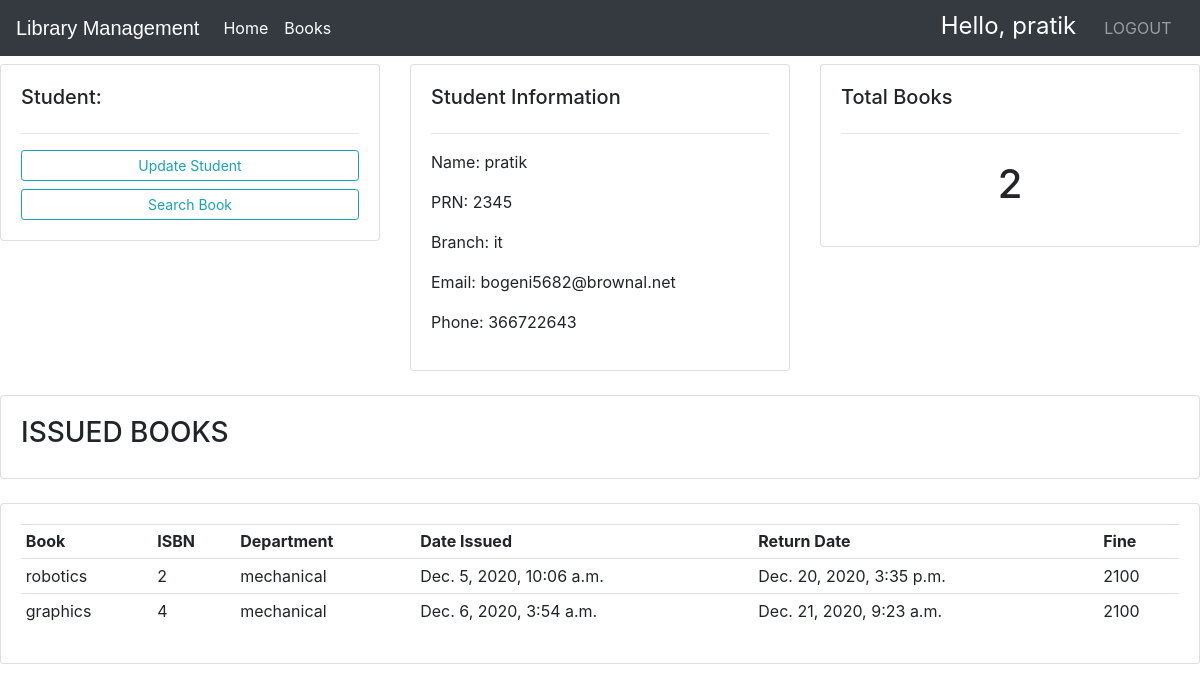
Page /user/ (signed in) on the committed database.
### library/models.py (models this page shows, shortened)
class Student(models.Model):
    deptchoice= [
        ('Computer', 'Computer'),
        ('Mechanical', 'Mechanical'),
        ('ENTC', 'ENTC'),
        ('Civil', 'Civil'),
        ('IT', 'IT'),
        ]
    user = models.OneToOneField(User, null=True, on_delete=models.CASCADE)
    prn_no = models.CharField(max_length=10,unique=True)
    name = models.CharField(max_length=40)
    branch = models.CharField(max_length=30,choices=deptchoice)
    email = models.EmailField(unique=True)
    contact_no = models.CharField(max_length=10)
    total_books_due=models.IntegerField(default=0)

class Book(models.Model):
    deptchoice= [
        ('Computer', 'Computer'),
        ('Mechanical', 'Mechanical'),
        ('ENTC', 'ENTC'),
        ('Civil', 'Civil'),
        ('IT', 'IT'),
        ]
    STATUS = [
        ('Available','Available'),
        ('Not Available','Not Available')
    ]
    title = models.CharField(max_length=30)
    isbn = models.PositiveIntegerField(unique=True)
    author = models.CharField(max_length=40)
    department = models.CharField(max_length=30,choices=deptchoice)
    status = models.CharField(max_length=20,null=True,choices=STATUS,default='Available')

class IssueBook(models.Model):
    student = models.ForeignKey('Student', on_delete=models.CASCADE)
    book = models.ForeignKey('Book', on_delete=models.CASCADE)
    issue_date = models.DateTimeField(auto_now=True)
    return_date = models.DateTimeField(default=get_expiry)

### library/decorators.py (the view)
		def wrapper_func(request, *args, **kwargs):
			group = None
			if request.user.groups.exists():
				group = request.user.groups.all()[0].name
			if group in allowed_roles:
				return view_func(request, *args, **kwargs)
			else:
				return HttpResponse('You are not authorized to view this page')

### library/views.py (called while the page is built)
@login_required(login_url='login')
@allowed_users(allowed_roles=['student'])
def userPage(request):
    book_issued = request.user.student.issuebook_set.all()
    book_count = book_issued.count()
    li2=[]
    for ib in book_issued:
        books=models.Book.objects.filter(isbn=ib.book.isbn)
        days=(datetime.now(timezone.utc)-ib.issue_date)
        print(date.today())
        d=days.days
        fine=0
        if d>1:
            day=d-1
            fine=day*10
        t = (ib.book.title,ib.book.isbn,ib.book.department,ib.issue_date,ib.return_date,fine)
        li2.append(t)
    context = {'book_issued':book_issued,'book_count':book_count,'li2':li2}
    return render(request,'library/user.html', context)

### library/templates/library/user.html (shortened to what this page needs)
{%  extends 'library/main.html' %}
{% block content %}
	<br>
<div class="row">
	<div class="col-md">
		<div class="card card-body">
			<h5>Student:</h5>
			<hr>
			<a class="btn btn-outline-info  btn-sm btn-block" href="{% url 'updatestudent' request.user.student.id %}">Update Student</a>
			<a class="btn btn-outline-info  btn-sm btn-block" href="{% url 'viewbook' %}">Search Book</a>
		</div>
	</div>
	<div class="col-md">
		<div class="card card-body">
			<h5>Student Information</h5>
            <hr>
            <p>Name: {{request.user.student.name}} </p>
            <p>PRN: {{request.user.student.prn_no}} </p>
            <p>Branch: {{request.user.student.branch}} </p>
			<p>Email: {{request.user.student.email}} </p>
			<p>Phone: {{request.user.student.contact_no}} </p>
		</div>
	</div>
	<div class="col-md">
		<div class="card card-body">
			<h5>Total Books</h5>
			<hr>
			<h1 style="text-align: center;padding: 10px">{{book_count}}</h1>
		</div>
	</div>
</div>
<br>
<div class="row">
	<div class="col">
		<div class="card card-body">
			<form method="get">
		    <h3>ISSUED BOOKS</h3>
		  </form>
		</div>
	</div>
</div>
<br>
<div class="row">
	<div class="col-md">
		<div class="card card-body">
			<table class="table table-sm">
				<tr>
                    <th>Book</th>
                    <th>ISBN</th>
					<th>Department</th>
					<th>Date Issued</th>
					<th>Return Date</th>
					<th>Fine</th>
				</tr>
				{% for t in li2 %}
				<tr>
					<td>{{t.0}}</td>
					<td>{{t.1}}</td>
					<td>{{t.2}}</td>
                    <td>{{t.3}}</td>
					<td>{{t.4}}</td>
					<td>{{t.5}}</td>
				</tr>
				{% endfor %}
			</table>
		</div>
	</div>
</div>
{% endblock %}

### library/templates/library/navbaradmin.html (shortened to what this page needs)
<!DOCTYPE html>
<html lang="en">
<head>
<link rel="stylesheet" href="https://stackpath.bootstrapcdn.com/bootstrap/4.3.1/css/bootstrap.min.css">
<link rel="stylesheet" href="https://maxcdn.bootstrapcdn.com/font-awesome/4.7.0/css/font-awesome.min.css">
</head>
<body>
<div class="bs-example">
    <nav class="navbar navbar-expand-md bg-dark navbar-dark fixed-top">
        <a href="/" class="navbar-brand">Library Management</a>
        <div class="collapse navbar-collapse justify-content-between" id="navbarCollapse">
            <div class="navbar-nav">
                <a href="/" class="nav-item nav-link active">Home</a>
                <li class="nav-item active">
                <a href="{% url 'viewbook' %}" class="nav-item nav-link active">Books</a>
              </li>
            </div>
            <div class="navbar-nav">
                <span class="hello-msg">Hello, {{request.user}}</span>
                <a href="{% url 'logout' %}" class="nav-item nav-link">LOGOUT</a> &nbsp
            </div>
        </div>
    </nav>
</div>
</body>
</html>

### library/static/css/main.css (style rules this page uses)
body { background-color: #ebeff5; }

### library/templates/library/navbaradmin.html (style rules this page uses)
.bs-example { margin: 0px; }
.navbar-brand { font-size: 20px; font-family: sans-serif; }
.hello-msg { font-size: 24px; color: #fff; margin-right: 20px; }

### rows in the picture
Book: title "robotics", department "mechanical"
IssueBook: issue_date "Dec. 5, 2020, 10:06 a.m.", return_date "Dec. 20, 2020, 3:35 p.m."
Book: title "graphics", department "mechanical"
IssueBook: issue_date "Dec. 6, 2020, 3:54 a.m.", return_date "Dec. 21, 2020, 9:23 a.m."

### other values in the picture
{{ request.user }} "pratik"
{{ request.user.student.name }} "pratik"
{{ request.user.student.prn_no }} "2345"
{{ request.user.student.branch }} "it"
{{ request.user.student.email }} "bogeni5682@brownal.net"
{{ request.user.student.contact_no }} "366722643"
{{ book_count }} "2"
{{ t.1 }} "2" "4"
{{ t.5 }} "2100" "2100"
